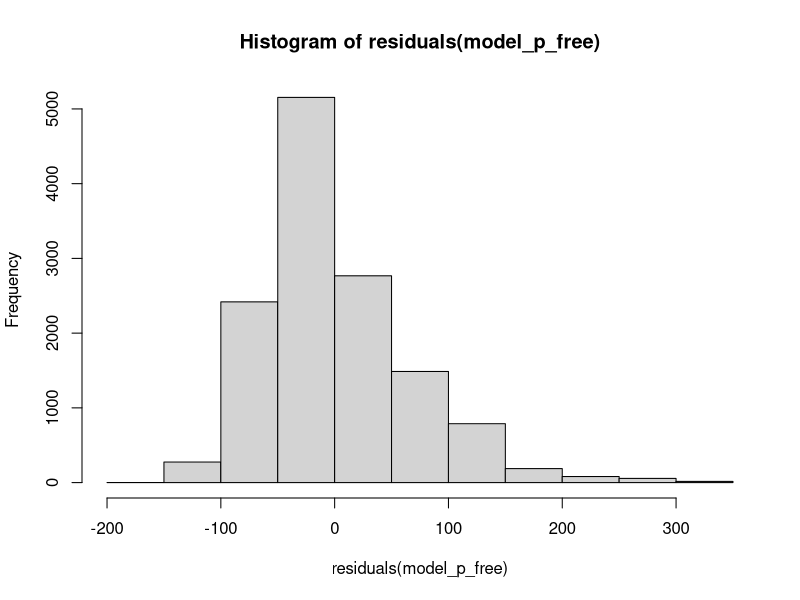
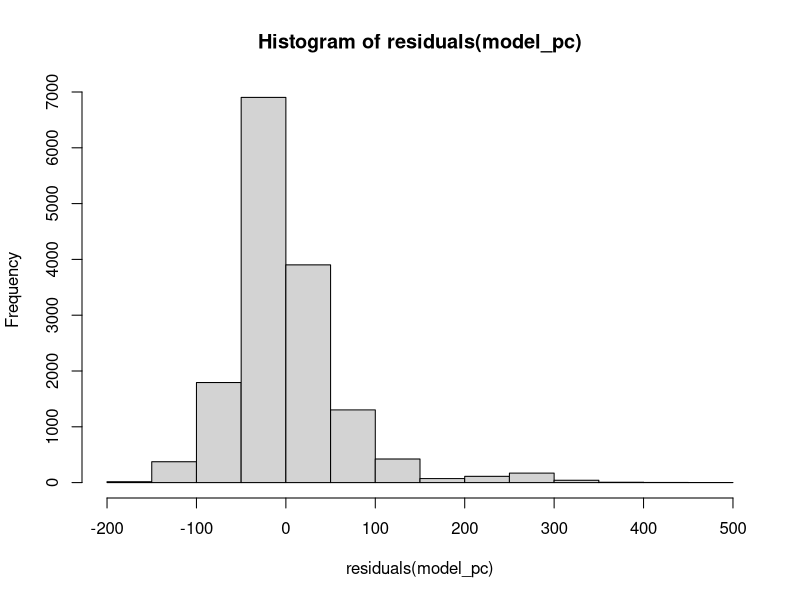

R code for these plots, in order: (Note: this script raises an error after producing the figures.)
library(readxl)
library(lme4)
library(car)
library(emmeans)
library(dplyr)


setwd('/path/to/data')

place_collect <- readxl::read_excel('GazeIndex_LMM_table_ProgressDuring_PlaceCollect_exp1.xlsx')
place_deliver <- readxl::read_excel('GazeIndex_LMM_table_ProgressDuring_PlaceDeliver_exp1.xlsx')
retrieve_collect <- readxl::read_excel('GazeIndex_LMM_table_ProgressDuring_RetrieveCollect_exp1.xlsx')
retrieve_deliver <- readxl::read_excel('GazeIndex_LMM_table_ProgressDuring_RetrieveDeliver_exp1.xlsx')

place_free <- readxl::read_excel('GazeIndex_LMM_table_ProgressBefore_PlaceCollect_exp1.xlsx')
place_transport <- readxl::read_excel('GazeIndex_LMM_table_ProgressBefore_PlaceDeliver_exp1.xlsx')
retrieve_free <- readxl::read_excel('GazeIndex_LMM_table_ProgressBefore_RetrieveCollect_exp1.xlsx')
retrieve_transport <- readxl::read_excel('GazeIndex_LMM_table_ProgressBefore_RetrieveDeliver_exp1.xlsx')

place_free$Progress <- factor(place_free$Progress)
place_collect$Progress <- factor(place_collect$Progress)
place_transport$Progress <- factor(place_transport$Progress)
place_deliver$Progress <- factor(place_deliver$Progress)

retrieve_free$Progress <- factor(retrieve_free$Progress)
retrieve_collect$Progress <- factor(retrieve_collect$Progress)
retrieve_transport$Progress <- factor(retrieve_transport$Progress)
retrieve_deliver$Progress <- factor(retrieve_deliver$Progress)



model_p_free <- lmer(mmDifference ~ Block*Hand*Progress + (1+Round|Subject),
                     data = place_free,
                     control = lmerControl(optimizer='bobyqa')
)

hist(residuals(model_p_free))
car::Anova(model_p_free)
emres_p_free <- emmeans(model_p_free, ~ Block*Hand*Progress)
contrast(emres_p_free, interaction=c('pairwise','pairwise'), Block*Hand, by='Progress', adjust='mvt')
emmeans(model_p_free, pairwise ~ Block*Hand)

model_pc <- lmer(mmDifference ~ Block*Hand*Progress + (1+Block*Hand|Subject) + (0 + Round|Subject),
                 data = place_collect,
                 control = lmerControl(optimizer = 'bobyqa'),
)

hist(residuals(model_pc))
car::Anova(model_pc)
emres_pc <- emmeans(model_pc, ~ Block*Hand*Progress)
contrast(emres_pc, interaction=c('pairwise','pairwise'), Block*Hand, by='Progress', adjust='mvt')
contrast(emres_pc, 'pairwise', by=c('Hand','Progress'), adjust='mvt')
emmeans(model_pc, pairwise ~ Block*Hand)


model_p_transport <- lmer(mmDifference ~ Block*Hand*Progress + (1+Block*Hand|Subject) + (0 + Round|Subject),
                          data = place_transport,
                          control = lmerControl(optimizer = 'bobyqa')
)

car::Anova(model_p_transport)
emres_p_transport <- emmeans(model_p_transport, ~ Block*Hand*Progress)
contrast(emres_p_transport, interaction=c('pairwise','pairwise'), Block*Hand, by='Progress', adjust='mvt')
emmeans(model_p_transport, pairwise ~ Block*Hand)

model_pd <- lmer(mmDifference ~ Block*Hand*Progress + (1 + Block*Hand|Subject) + (0+Round|Subject),
                 data = place_deliver,
                 control = lmerControl(optimizer = 'bobyqa')
)

car::Anova(model_pd)
emres_pd <- emmeans(model_pd, ~ Block*Hand*Progress)
contrast(emres_pd, interaction=c('pairwise','pairwise'), Block*Hand, by='Progress', adjust='mvt')
emmeans(model_pd, pairwise ~ Block*Hand)

model_r_free <- lmer(mmDifference ~ Block*Hand*Progress + (1 + Block*Hand|Subject),
                     data = retrieve_free,
                     control=lmerControl(optimizer = 'bobyqa')
)

car::Anova(model_r_free)
emres_r_free <- emmeans(model_r_free, ~Block*Hand*Progress)
contrast(emres_r_free, interaction=c('pairwise','pairwise'), by='Progress', adjust='mvt')
emmeans(model_r_free, pairwise ~ Block*Hand)

model_rc <- lmer(mmDifference ~ Block*Hand*Progress + (1+Block*Hand|Subject) + (0 + Round|Subject),
                 data = retrieve_collect,
                 control = lmerControl(optimizer = 'bobyqa')
)


car::Anova(model_rc)
emres_rc <- emmeans(model_rc, ~Block*Hand*Progress)
contrast(emres_rc, interaction=c('pairwise','pairwise'), by='Progress', adjust='mvt')
emmeans(model_rc, pairwise ~ Block*Hand)

model_r_transport <- lmer(mmDifference ~ Block*Hand*Progress + (1+Block*Hand|Subject) + (0 + Round|Subject),
                          data = retrieve_transport,
                          control = lmerControl(optimizer = 'bobyqa')
)

car::Anova(model_r_transport)
emres_r_transport <- emmeans(model_r_transport, ~Block*Hand*Progress)
contrast(emres_r_transport, interaction=c('pairwise','pairwise'), by='Progress', adjust='mvt')
emmeans(model_r_transport, pairwise ~ Block*Hand)

model_rd <- lmer(mmDifference ~ Block*Hand*Progress + (1 + Round|Subject),
                 data = retrieve_deliver,
                 control = lmerControl(optimizer = 'bobyqa')
)

car::Anova(model_rd)
emres_rd <- emmeans(model_rd, ~Block*Hand)
contrast(emres_rd, interaction=c('revpairwise','pairwise'), adjust='mvt')
emmeans(model_rd, pairwise ~ Block*Hand)

# Looking at the mean GISI between coarse collect and precise collect
place_collect_smry <- place_collect %>% 
  group_by(Block,Hand,Progress) %>% 
  dplyr::summarise(
    mean_response = mean(mmDifference,na.rm=TRUE)
    )

retrieve_collect_smry <- retrieve_collect %>% 
  group_by(Block,Hand,Progress) %>% 
  dplyr::summarise(
    mean_response = mean(mmDifference,na.rm=TRUE)
    )

t.test(place_collect_smry$mean_response,retrieve_collect_smry$mean_response)
place_collect_smry_se <- sd(place_collect_smry$mean_response) / sqrt(sum(!is.na(place_collect_smry$mean_response)))
retrieve_collect_smry_se <- sd(retrieve_collect_smry$mean_response) / sqrt(sum(!is.na(retrieve_collect_smry$mean_response)))
